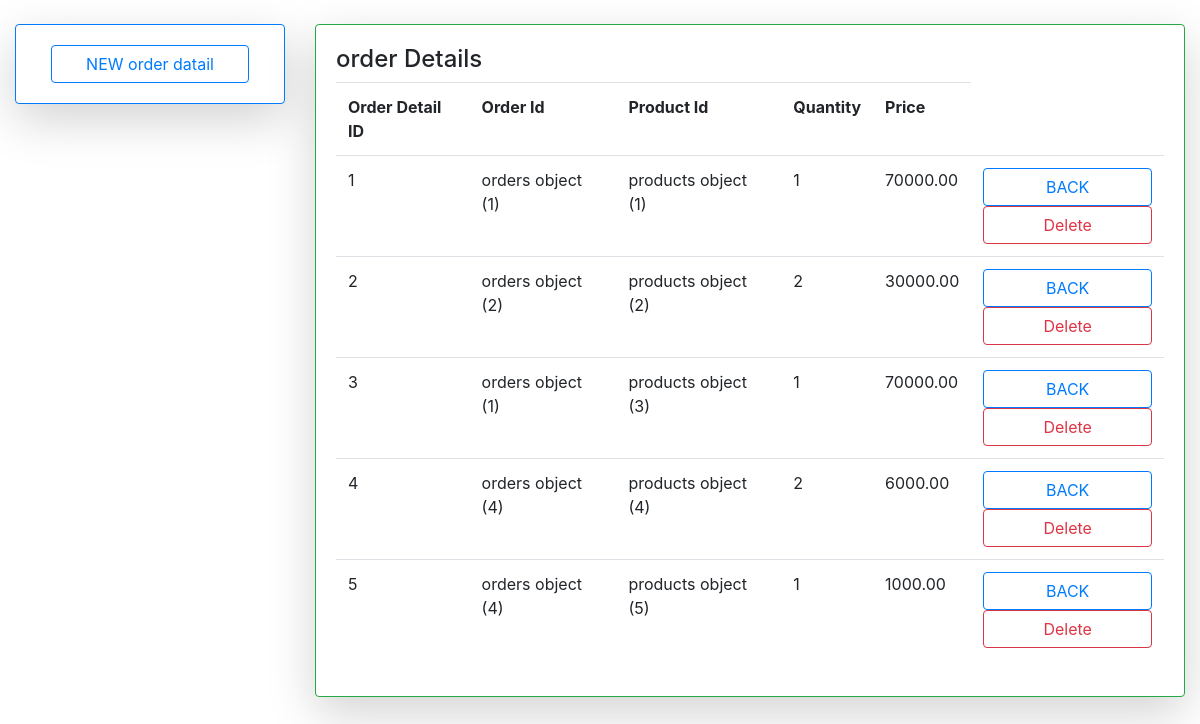
The page /odllist/ on the database its author committed.
### retail/models.py (models this page shows)
class orderdetails(models.Model):
	orderdetailid=models.IntegerField(primary_key=True)
	orderid=models.ForeignKey(orders,on_delete=models.CASCADE)
	productid=models.ForeignKey(products,on_delete=models.CASCADE)
	quantity=models.IntegerField()
	price=models.DecimalField(max_digits=10,decimal_places=2)

class orders(models.Model):
	orderid=models.IntegerField(primary_key=True)
	customerid=models.ForeignKey(customer,on_delete=models.CASCADE)
	orderdate=models.DateField(null=True)
	shippingaddress=models.CharField(max_length=255)
	paymentmethod=models.CharField(max_length=255)

class products(models.Model):
	productid=models.IntegerField(primary_key=True)
	productname=models.CharField(max_length=255)
	productdescription=models.CharField(max_length=255)
	productprice=models.DecimalField(max_digits=10,decimal_places=2)
	productimage=models.ImageField(upload_to='images/')

### retail/views.py (the view)
# urls.py: path('odllist/',views.orderdetaillist,name="odellist"),
def orderdetaillist(request):
	c=orderdetails.objects.all()
	return render(request,'tnr/orderdetaillist.html',{'e':c})

### retail/templates/tnr/orderdetaillist.html (shortened to what this page needs)
{% load static %}
<!DOCTYPE html>
<html>
<head>
	<link rel="stylesheet" type="text/css" href="{% static 'css/bootstrap.min.css' %}">
</head>
<body>
	<div class="container-fluid mt-4">
		<div class="row">
			<div class="col-md-3">
				<div class="card shadow-lg boder border-primary">
					<div class="card-body">
						<div class="col">
							<a href="{% url 'orderdetail' %}" class="btn btn-outline-primary form-control">NEW order datail</a>
						</div>
					</div>
				</div>
			</div>
			<div class="col">
				<div class="card shadow-lg border border-success">
					<div class="card-body">
						<h4>order Details</h4>
						<table class="table">
							<tr>
								<th>Order Detail ID</th>
								<th>Order Id</th>
								<th>Product Id</th>
								<th>Quantity</th>
								<th>Price</th>
							</tr>
							{% for i in e %}
							<tr>
								<td>{{i.orderdetailid}}</td>
								<td>{{i.orderid}}</td>
								<td>{{i.productid}}</td>
								<td>{{i.quantity}}</td>
								<td>{{i.price}}</td>
								<td>
									<div class="row">
										<div class="col">
											<a href="{% url 'index' %}" class="btn btn-outline-primary form-control">BACK</a>
										</div>
										<div class="col">
											<a href="{% url 'orderdetaildel' i.orderdetailid %}" class="btn btn-outline-danger form-control">Delete</a>
										</div>
									</div>
								</td>
							</tr>
							{% endfor %}
						</table>
					</div>
				</div>
			</div>
		</div>
	</div>
</body>
</html>

### rows shown on the page
orderdetails: orderdetailid "1", orderid "orders object (1)", productid "products object (1)", quantity "1", price "70000.00"
orderdetails: orderdetailid "2", orderid "orders object (2)", productid "products object (2)", quantity "2", price "30000.00"
orderdetails: orderdetailid "3", orderid "orders object (1)", productid "products object (3)", quantity "1", price "70000.00"
orderdetails: orderdetailid "4", orderid "orders object (4)", productid "products object (4)", quantity "2", price "6000.00"
orderdetails: orderdetailid "5", orderid "orders object (4)", productid "products object (5)", quantity "1", price "1000.00"
